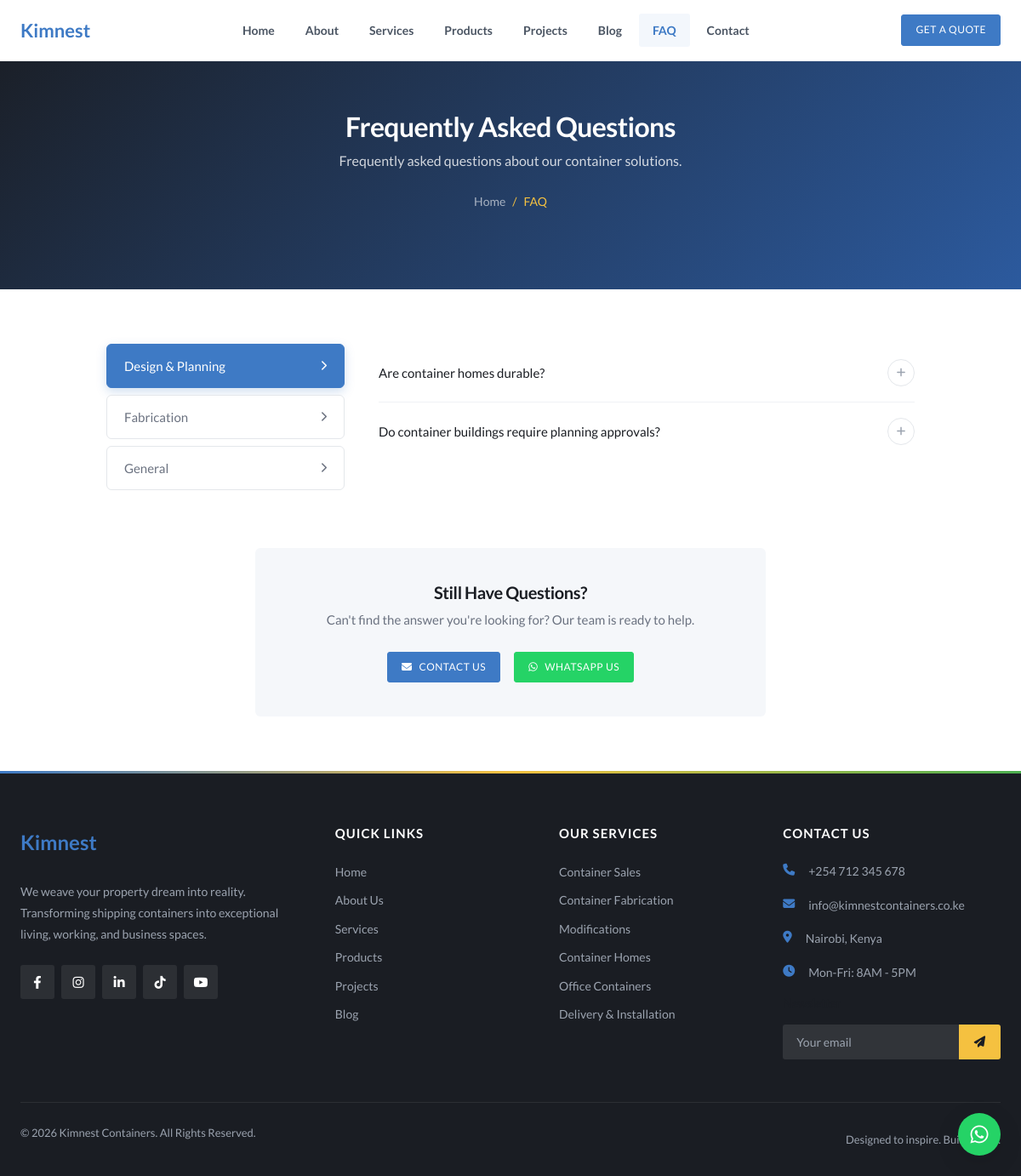
/pages/faq.php, run on the app's committed database.
### tables this page shows
CREATE TABLE site_content (
    id INT AUTO_INCREMENT PRIMARY KEY,
    page_slug VARCHAR(50) NOT NULL,
    section_key VARCHAR(50) NOT NULL,
    content_key VARCHAR(100) NOT NULL,
    content_value LONGTEXT,
    content_type ENUM('text', 'textarea', 'html', 'image') DEFAULT 'text',
    is_visible TINYINT(1) DEFAULT 1,
    created_at TIMESTAMP DEFAULT CURRENT_TIMESTAMP,
    updated_at TIMESTAMP DEFAULT CURRENT_TIMESTAMP ON UPDATE CURRENT_TIMESTAMP,
    UNIQUE KEY unique_content (page_slug, section_key, content_key)
);

CREATE TABLE IF NOT EXISTS faqs (
    id INT AUTO_INCREMENT PRIMARY KEY,
    category VARCHAR(100) NOT NULL DEFAULT 'General',
    question TEXT NOT NULL,
    answer TEXT NOT NULL,
    sort_order INT DEFAULT 0,
    created_at TIMESTAMP DEFAULT CURRENT_TIMESTAMP
);

CREATE TABLE site_settings (
    id INT AUTO_INCREMENT PRIMARY KEY,
    setting_key VARCHAR(100) NOT NULL UNIQUE,
    setting_value TEXT,
    created_at TIMESTAMP DEFAULT CURRENT_TIMESTAMP,
    updated_at TIMESTAMP DEFAULT CURRENT_TIMESTAMP ON UPDATE CURRENT_TIMESTAMP
);

### includes/functions.php (called while the page is built, shortened)
<?php
require_once __DIR__ . '/db.php';
function getContent($page, $section, $key, $default = '') {
    global $pdo;
    $stmt = $pdo->prepare("SELECT content_value, content_type, is_visible FROM site_content WHERE page_slug = ? AND section_key = ? AND content_key = ?");
    $stmt->execute([$page, $section, $key]);
    $result = $stmt->fetch();
    $value = $result['content_value'];
    $type = $result['content_type'] ?? 'text';
    if ($type === 'textarea') {
        $value = strip_tags($value);
        $value = trim($value);
    }
    return $value;
}
function getSetting($key, $default = '') {
    global $pdo;
    $stmt = $pdo->prepare("SELECT setting_value FROM site_settings WHERE setting_key = ?");
    $stmt->execute([$key]);
    $result = $stmt->fetch();
    return $result ? $result['setting_value'] : $default;
}
function getFAQs($category = null) {
    global $pdo;
    if ($category) {
        $stmt = $pdo->prepare("SELECT * FROM faqs WHERE category = ? ORDER BY sort_order ASC, id ASC");
        $stmt->execute([$category]);
    } else {
        $stmt = $pdo->query("SELECT * FROM faqs ORDER BY sort_order ASC, id ASC");
    }
    return $stmt->fetchAll();
}
function getFAQCategories() {
    global $pdo;
    return $pdo->query("SELECT DISTINCT category FROM faqs ORDER BY category ASC")->fetchAll(PDO::FETCH_COLUMN);
}

### pages/faq.php (the view, shortened to what this page needs)
<?php
include __DIR__ . '/../includes/header.php';
$heroBg = getContent('faq', 'hero', 'bg_image', '');
$heroOverlay = getContent('faq', 'hero', 'overlay_color', '#1a2e4a');
$heroDesc = getContent('faq', 'hero', 'description', '');
$categories = getFAQCategories();
$allFaqs = getFAQs();
$activeCat = isset($_GET['cat']) ? sanitize($_GET['cat']) : (!empty($categories) ? $categories[0] : '');
?>
<section class="page-banner page-banner--tall" <?php if (!empty($heroBg)): ?>style="background-image: linear-gradient(<?= $heroOverlay ?>dd, <?= $heroOverlay ?>ee), url(<?= BASE_URL ?>/<?= htmlspecialchars($heroBg) ?>); background-size: cover; background-position: center;"<?php endif; ?>>
    <div class="container">
        <h1>Frequently Asked Questions</h1>
        <?php if (!empty($heroDesc)): ?>
            <p class="page-banner__desc"><?= htmlspecialchars($heroDesc) ?></p>
        <?php endif; ?>
        <div class="breadcrumb">
            <a href="<?= BASE_URL ?>/">Home</a> <span>/</span> <span>FAQ</span>
        </div>
    </div>
</section>
<section class="section">
    <div class="container">
        <div class="faq-layout">
            <aside class="faq-sidebar">
                <?php foreach ($categories as $i => $cat): ?>
                    <button class="faq-sidebar__item <?= $i === 0 || $activeCat === $cat ? 'active' : '' ?>" data-category="<?= htmlspecialchars($cat) ?>" onclick="filterFAQ(this)">
                        <span><?= htmlspecialchars($cat) ?></span>
                        <i class="fas fa-chevron-right"></i>
                    </button>
                <?php endforeach; ?>
            </aside>
            <div class="faq-content">
                <?php foreach ($allFaqs as $faq): ?>
                    <div class="faq-accordion__item" data-category="<?= htmlspecialchars($faq['category']) ?>" style="<?= $faq['category'] !== $activeCat ? 'display:none;' : '' ?>">
                        <div class="faq-accordion__header" onclick="toggleFaqAccordion(this)">
                            <span class="faq-accordion__question"><?= htmlspecialchars($faq['question']) ?></span>
                            <span class="faq-accordion__icon"><i class="fas fa-plus"></i></span>
                        </div>
                    </div>
                <?php endforeach; ?>
            </div>
        </div>
        <div class="faq-cta fade-in">
            <h3>Still Have Questions?</h3>
            <p>Can't find the answer you're looking for? Our team is ready to help.</p>
            <div class="faq-cta__btns">
                <a href="<?= BASE_URL ?>/contact" class="btn btn-primary"><i class="fas fa-envelope"></i> Contact Us</a>
                <a href="https://wa.me/<?= getSetting('site_whatsapp', SITE_WHATSAPP) ?>" class="btn btn-whatsapp" target="_blank"><i class="fab fa-whatsapp"></i> WhatsApp Us</a>
            </div>
        </div>
    </div>
</section>
<?php include __DIR__ . '/../includes/footer.php'; ?>

### includes/footer.php (shortened to what this page needs)
    </main>
    <footer class="footer">
        <div class="container">
            <div class="footer-grid">
                <div class="footer-col">
                    <a href="<?= BASE_URL ?>/" class="footer-logo">
                        <span class="logo-text">Kim<span>nest</span></span>
                    </a>
                    <p><?= htmlspecialchars(getSetting('site_tagline', 'We weave your property dream into reality. Transforming shipping containers into exceptional living, working, and business spaces.')) ?></p>
                    <div class="social-links">
                        <a href="<?= getSetting('facebook_url', '#') ?>" target="_blank"><i class="fab fa-facebook-f"></i></a>
                        <a href="<?= getSetting('instagram_url', '#') ?>" target="_blank"><i class="fab fa-instagram"></i></a>
                        <a href="<?= getSetting('linkedin_url', '#') ?>" target="_blank"><i class="fab fa-linkedin-in"></i></a>
                        <a href="<?= getSetting('tiktok_url', '#') ?>" target="_blank"><i class="fab fa-tiktok"></i></a>
                        <a href="<?= getSetting('youtube_url', '#') ?>" target="_blank"><i class="fab fa-youtube"></i></a>
                    </div>
                </div>
                <div class="footer-col">
                    <h3>Quick Links</h3>
                    <ul class="footer-links">
                        <li><a href="<?= BASE_URL ?>/">Home</a></li>
                        <li><a href="<?= BASE_URL ?>/about">About Us</a></li>
                        <li><a href="<?= BASE_URL ?>/services">Services</a></li>
                        <li><a href="<?= BASE_URL ?>/products">Products</a></li>
                        <li><a href="<?= BASE_URL ?>/projects">Projects</a></li>
                        <li><a href="<?= BASE_URL ?>/blog">Blog</a></li>
                    </ul>
                </div>
                <div class="footer-col">
                    <h3>Our Services</h3>
                    <ul class="footer-links">
                        <li><a href="<?= BASE_URL ?>/services#sales">Container Sales</a></li>
                        <li><a href="<?= BASE_URL ?>/services#fabrication">Container Fabrication</a></li>
                        <li><a href="<?= BASE_URL ?>/services#modifications">Modifications</a></li>
                        <li><a href="<?= BASE_URL ?>/services#homes">Container Homes</a></li>
                        <li><a href="<?= BASE_URL ?>/services#offices">Office Containers</a></li>
                        <li><a href="<?= BASE_URL ?>/services#delivery">Delivery & Installation</a></li>
                    </ul>
                </div>
                <div class="footer-col">
                    <h3>Contact Us</h3>
                    <ul class="footer-contact">
                        <li><i class="fas fa-phone"></i> <?= getSetting('site_phone', SITE_PHONE) ?></li>
                        <li><i class="fas fa-envelope"></i> <?= getSetting('site_email', SITE_EMAIL) ?></li>
                        <li><i class="fas fa-map-marker-alt"></i> <?= getSetting('site_address', 'Nairobi, Kenya') ?></li>
                        <li><i class="fas fa-clock"></i> Mon-Fri: 8AM - 5PM</li>
                    </ul>
                    <div class="newsletter">
                        <h4>Newsletter</h4>
                        <form class="newsletter-form" id="newsletterForm" action="<?= BASE_URL ?>/api/newsletter.php">
                            <input type="email" name="email" placeholder="Your email" required>
                            <button type="submit"><i class="fas fa-paper-plane"></i></button>
                        </form>
                    </div>
                </div>
            </div>
            <div class="footer-bottom">
                <p>&copy; <?= date('Y') ?> <?= SITE_NAME ?>. All Rights Reserved.</p>
                <p>Designed to inspire. Built to last.</p>
            </div>
        </div>
    </footer>
    <a href="https://wa.me/<?= getSetting('site_whatsapp', SITE_WHATSAPP) ?>" class="whatsapp-float" target="_blank">
        <i class="fab fa-whatsapp"></i>
    </a>
</body>
</html>

### data on the page
site_content: content_value "Frequently asked questions about our container solutions."
faqs: question "Are container homes durable?"
faqs: question "Do container buildings require planning approvals?"
site_settings: setting_value "We weave your property dream into reality. Transforming shipping containers into exceptional living, working, and business spaces."
site_settings: setting_value "+254 712 345 678"
site_settings: setting_value "info@kimnestcontainers.co.ke"
site_settings: setting_value "Nairobi, Kenya"

### other printed values
$cat "Design & Planning"
$cat "Fabrication"
$cat "General"
SITE_NAME "Kimnest Containers"
